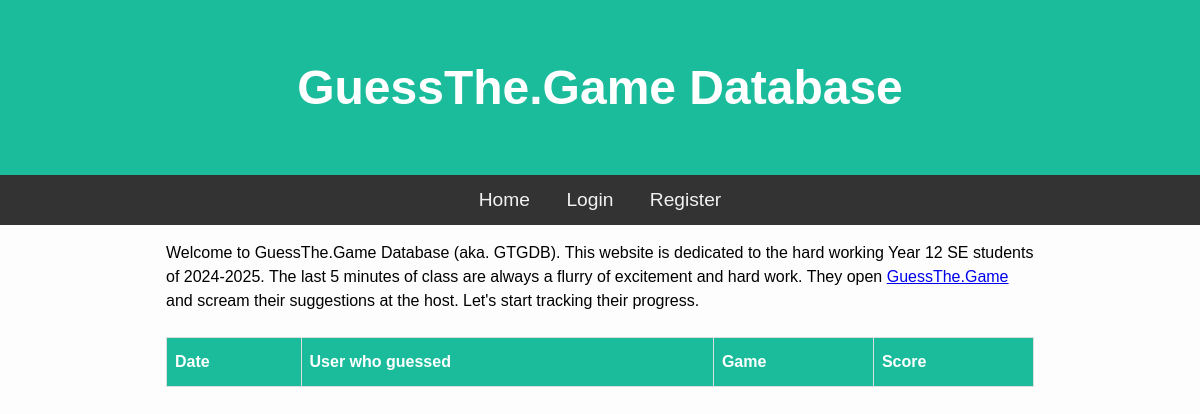
/, run on an earlier commit of the app's database.
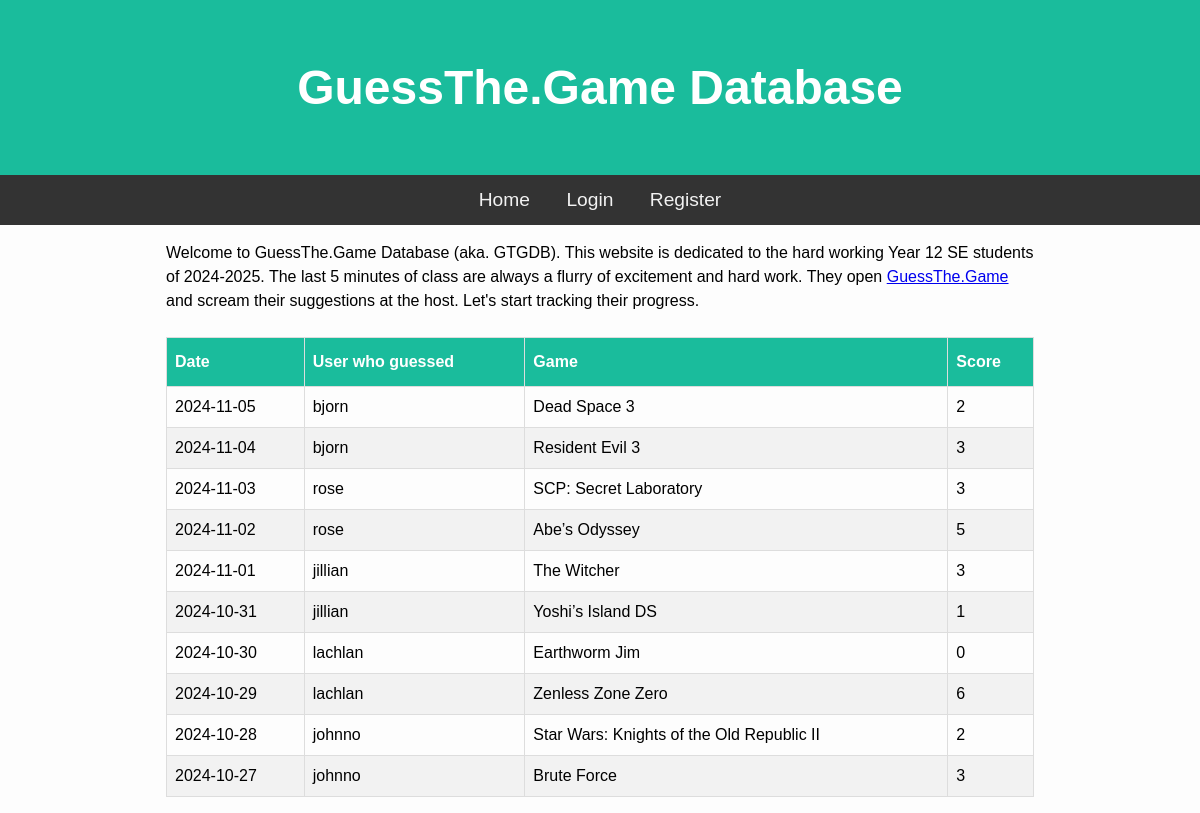
And on a later commit of the database.
### tables this page shows
CREATE TABLE Guesses (id INTEGER PRIMARY KEY AUTOINCREMENT,
                      user_id INTEGER,
                      date TEXT NOT NULL,
                      score INTEGER,
                      game TEXT NOT NULL);

CREATE TABLE Users (id INTEGER PRIMARY KEY AUTOINCREMENT,
             username TEXT NOT NULL UNIQUE,
             password TEXT NOT NULL);

### main.py (the view)
@app.route("/")
def Home():
    guessData = db.GetAllGuesses()
    return render_template("index.html", guesses=guessData)

### db.py (called while the page is built)
def GetDB():
    db = sqlite3.connect(".database/gtg.db")
    db.row_factory = sqlite3.Row
    return db

def GetAllGuesses():
    db = GetDB()
    guesses = db.execute("""
        SELECT Guesses.date, Guesses.game, Guesses.score, Users.username
        FROM Guesses
        JOIN Users ON Guesses.user_id = Users.id
        ORDER BY Guesses.date DESC
    """).fetchall()
    db.close()
    return guesses

### templates/index.html (shortened to what this page needs)
{% extends "base.html" %}
{% block content %}
<div class="container">
    <p>
        Welcome to GuessThe.Game Database (aka. GTGDB). This website is dedicated to the hard working Year 12 SE students of 2024-2025. The last 5 minutes of class are always a flurry of excitement and hard work. They open <a href="https://guessthe.game/">GuessThe.Game</a> and scream their suggestions at the host. Let's start tracking their progress.
    </p>
</div>
<br>
<table class="guess_table">
    <thead>
        <tr>
            <th>Date</th>
            <th>User who guessed</th>
            <th>Game</th>
            <th>Score</th>
        </tr>
    </thead>
    <tbody>
        {% for guess in guesses %}
        <tr>
            <td>{{ guess['date'] }}</td>
            <td>{{ guess['username'] }}</td>
            <td>{{ guess['game'] }}</td>
            <td>{{ guess['score'] }}</td>
        </tr>
        {% endfor %}
    </tbody>
</table>
{% endblock %}

What changed in the data, as far as the page shows it:
added Guesses: date "2024-11-05", username "bjorn", game "Dead Space 3", score "2"
added Guesses: date "2024-11-04", username "bjorn", game "Resident Evil 3", score "3"
added Guesses: date "2024-11-03", username "rose", game "SCP: Secret Laboratory", score "3"
added Guesses: date "2024-11-02", username "rose", game "Abe’s Odyssey", score "5"
added Guesses: date "2024-11-01", username "jillian", game "The Witcher", score "3"
added Guesses: date "2024-10-31", username "jillian", game "Yoshi’s Island DS", score "1"
added Guesses: date "2024-10-30", username "lachlan", game "Earthworm Jim", score "0"
added Guesses: date "2024-10-29", username "lachlan", game "Zenless Zone Zero", score "6"
added Guesses: date "2024-10-28", username "johnno", game "Star Wars: Knights of the Old Republic II", score "2"
added Guesses: date "2024-10-27", username "johnno", game "Brute Force", score "3"
